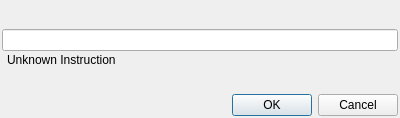
<?xml version="1.0" encoding="UTF-8"?>
<ui version="4.0">
 <class>EditInstructionDialog</class>
 <widget class="QDialog" name="EditInstructionDialog">
  <property name="geometry">
   <rect>
    <x>0</x>
    <y>0</y>
    <width>400</width>
    <height>118</height>
   </rect>
  </property>
  <property name="windowTitle">
   <string>Edit Instruction</string>
  </property>
  <property name="sizeGripEnabled">
   <bool>false</bool>
  </property>
  <layout class="QVBoxLayout" name="verticalLayout_2">
   <property name="spacing">
    <number>2</number>
   </property>
   <property name="leftMargin">
    <number>2</number>
   </property>
   <property name="topMargin">
    <number>5</number>
   </property>
   <property name="rightMargin">
    <number>2</number>
   </property>
   <property name="bottomMargin">
    <number>2</number>
   </property>
   <item>
    <layout class="QVBoxLayout" name="verticalLayout">
     <item>
      <spacer name="verticalSpacer">
       <property name="orientation">
        <enum>Qt::Vertical</enum>
       </property>
       <property name="sizeHint" stdset="0">
        <size>
         <width>20</width>
         <height>40</height>
        </size>
       </property>
      </spacer>
     </item>
     <item>
      <widget class="QLineEdit" name="lineEdit"/>
     </item>
     <item>
      <layout class="QHBoxLayout" name="horizontalLayout">
       <property name="leftMargin">
        <number>5</number>
       </property>
       <property name="topMargin">
        <number>0</number>
       </property>
       <item>
        <widget class="QLabel" name="instructionLabel">
         <property name="baseSize">
          <size>
           <width>1000</width>
           <height>10</height>
          </size>
         </property>
         <property name="layoutDirection">
          <enum>Qt::RightToLeft</enum>
         </property>
         <property name="text">
          <string>Unknown Instruction</string>
         </property>
        </widget>
       </item>
      </layout>
     </item>
     <item>
      <spacer name="verticalSpacer_1">
       <property name="orientation">
        <enum>Qt::Vertical</enum>
       </property>
       <property name="sizeHint" stdset="0">
        <size>
         <width>20</width>
         <height>40</height>
        </size>
       </property>
      </spacer>
     </item>
    </layout>
   </item>
   <item>
    <widget class="QDialogButtonBox" name="buttonBox">
     <property name="orientation">
      <enum>Qt::Horizontal</enum>
     </property>
     <property name="standardButtons">
      <set>QDialogButtonBox::Cancel|QDialogButtonBox::Ok</set>
     </property>
    </widget>
   </item>
  </layout>
 </widget>
 <resources/>
 <connections>
  <connection>
   <sender>buttonBox</sender>
   <signal>accepted()</signal>
   <receiver>EditInstructionDialog</receiver>
   <slot>accept()</slot>
   <hints>
    <hint type="sourcelabel">
     <x>248</x>
     <y>254</y>
    </hint>
    <hint type="destinationlabel">
     <x>157</x>
     <y>274</y>
    </hint>
   </hints>
  </connection>
  <connection>
   <sender>buttonBox</sender>
   <signal>rejected()</signal>
   <receiver>EditInstructionDialog</receiver>
   <slot>reject()</slot>
   <hints>
    <hint type="sourcelabel">
     <x>316</x>
     <y>260</y>
    </hint>
    <hint type="destinationlabel">
     <x>286</x>
     <y>274</y>
    </hint>
   </hints>
  </connection>
 </connections>
</ui>
